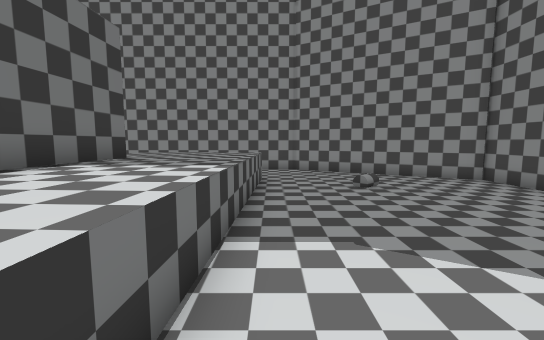
View 1 (above)

17 first-person views from a walk through a Godot game level. The camera is 1.4 m above the floor, tilts 6° down and sees 90° across. The floor is counted in squares, 1 m on a side. Each view is taken from the middle of a square. On the plan, view 1 faces up. The plan holds only what a view shows up to about 13 squares ahead; the rest is blank. The place goes on beyond the plan. Some surface patterns are stand-ins.

View 2
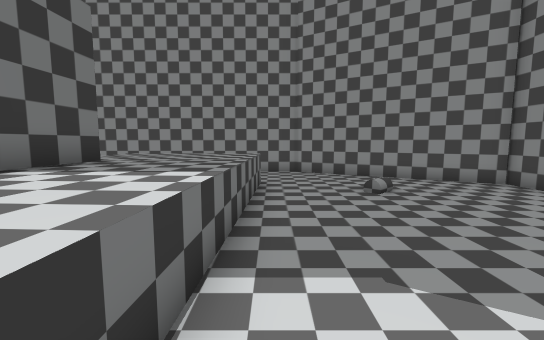

View 3
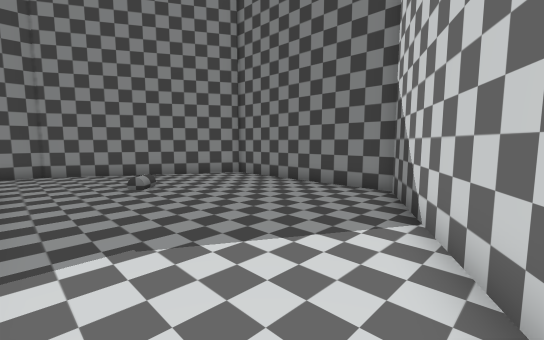

View 4
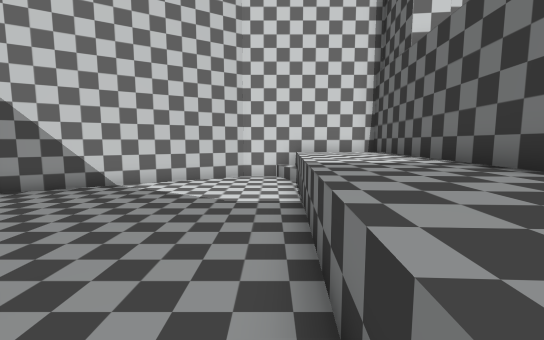

View 5
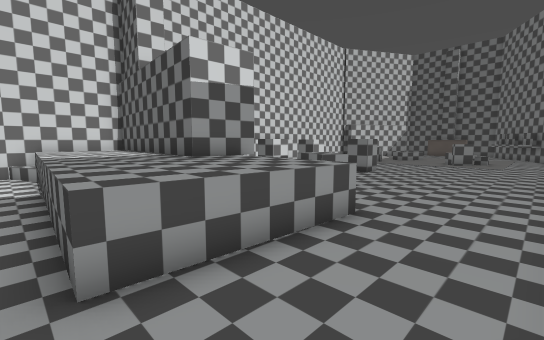

View 6
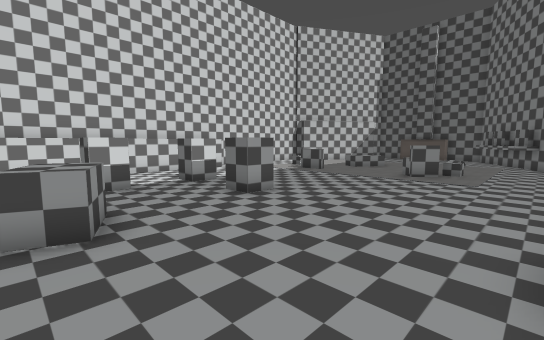

View 7
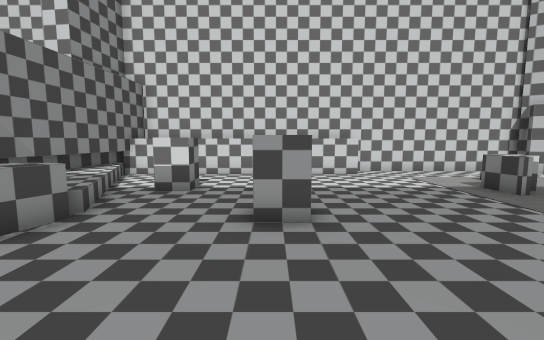

View 8
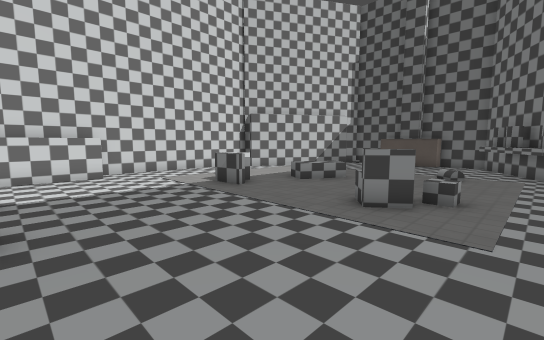

View 9
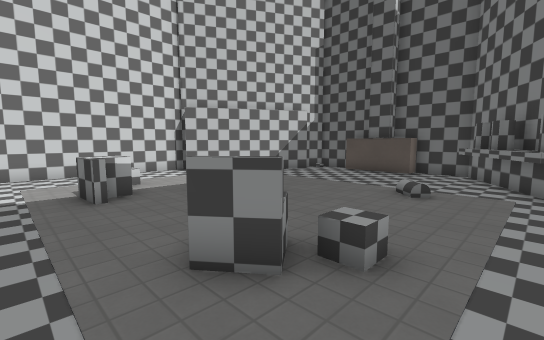

View 10
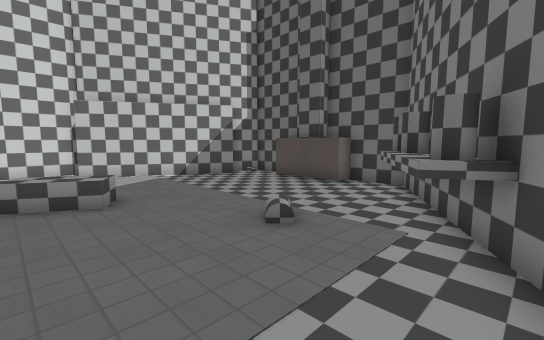

View 11
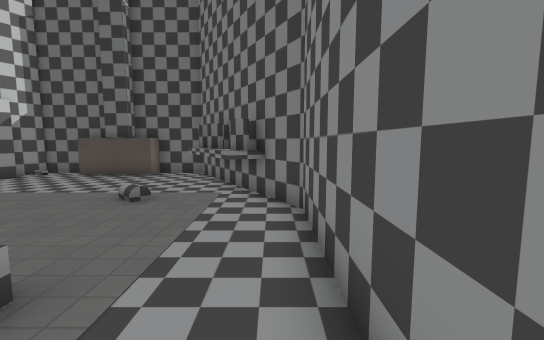

View 12
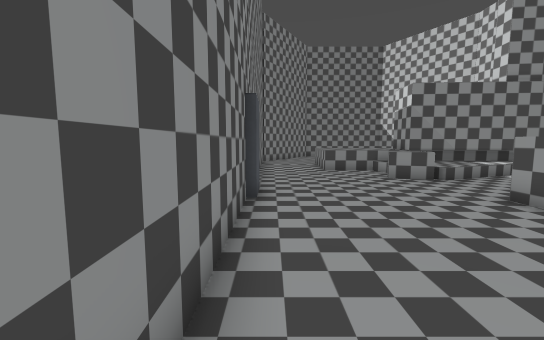

View 13
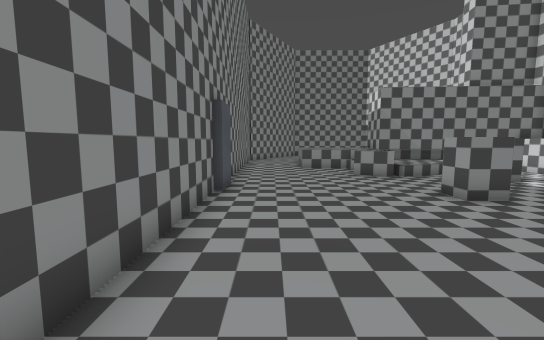

View 14
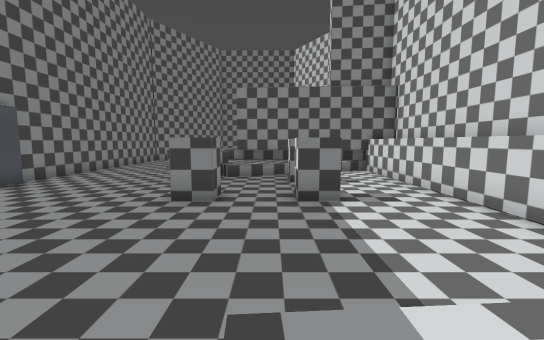

View 15
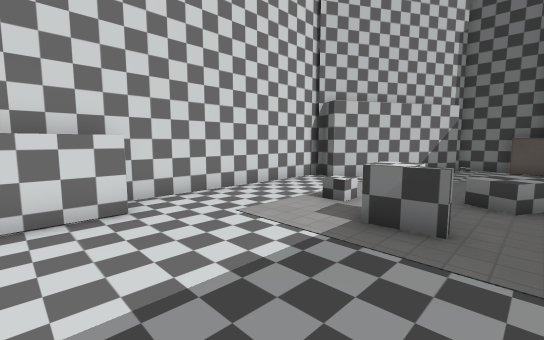

View 16
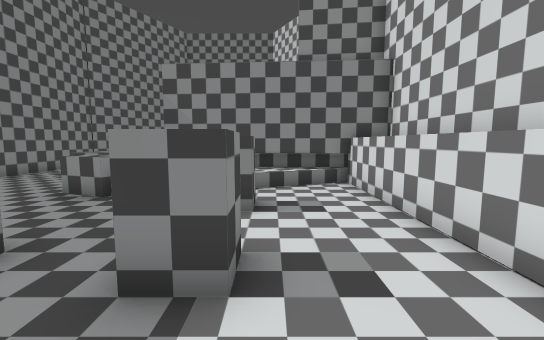

View 17
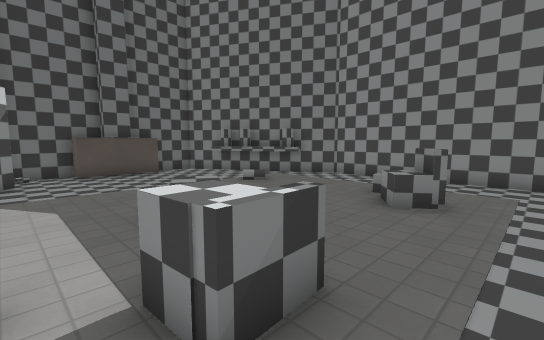

### Floor plan
Key: @ floor where view 1 was taken; # wall or solid block; . main floor; : floor 0.5 m higher than the main floor; + floor 1 m higher than the main floor; / step, stairs or slope; = window, fence, low wall or low ledge; ^ raised ledge; O other object.
Columns run from 30 left of view 1 to 8 right of it. Each row starts with its distance up from view 1.
 14      ############################
 13     ##..........................###
 12    #^#............................##
 11 ####^...............................##
 10 #.^#.......O.............=++++.......##
  9 #.........OO.............=++++........#
  8 #O....................==//++++........#
  7 #O................^...=///++++........#
  6 OO.....^^^............/::##+++........#
  5 #O......^^..O..........::##+++........#
  4 #..........OO.....^..^./:##+++........#
  3 ###..................../###+++........#
  2  ####...................###+++......###
  1     ###.................###++=....###
  0       ##.......^^^^^^^^^###++/@..##
 -1       ###########################

Positions as (right, up) in squares from view 1, and headings:
1: (0, 0), facing up
2: (0, 1), facing up
3: (0, 0), facing up-right
4: (0, 10), facing down
5: (0, 13), facing down-left
6: (-7, 13), facing down-left
7: (-12, 12), facing down
8: (-13, 12), facing down-left
9: (-17, 12), facing down-left
10: (-21, 13), facing down-left
11: (-18, 13), facing left
12: (-18, 13), facing right
13: (-19, 12), facing right
14: (-19, 5), facing right
15: (-14, 6), facing down-left
16: (-15, 3), facing right
17: (-17, 3), facing up-left
